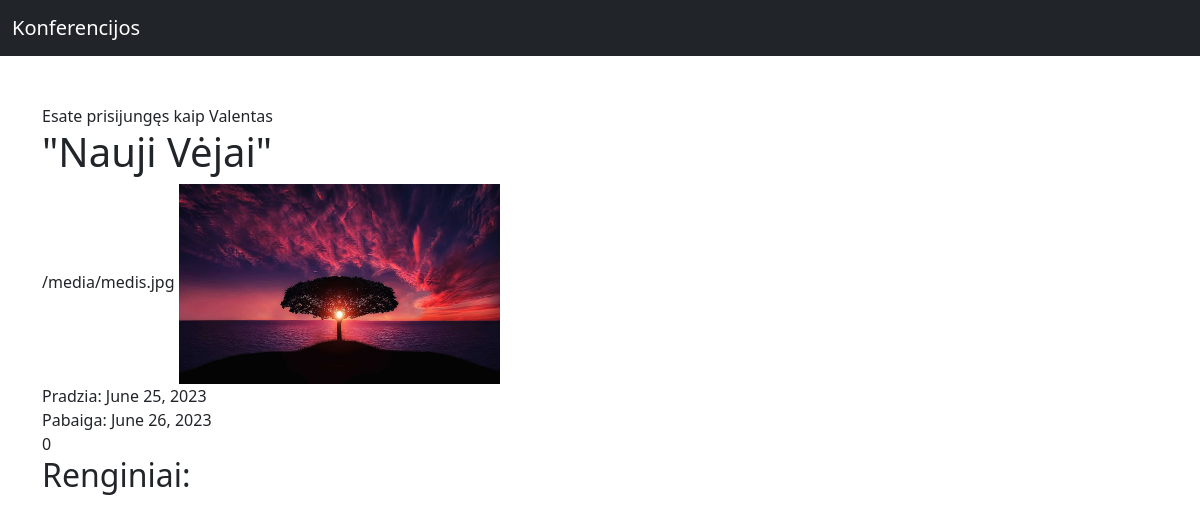
/Konferencija/4/ (signed in), run on the app's committed database.
### Konferencija/models.py (models this page shows, shortened)
class Konferencija(models.Model):
    start_date = models.DateField()
    end_date = models.DateField()
    title = models.CharField(max_length=100)
    picture = models.ImageField( null = True)
    created_at = models.DateTimeField(auto_now_add=True)
    updated_at = models.DateTimeField(auto_now=True) # Kiekvieną kartą atnaujinus bet kurį modelį rodys dabartinę datą.

### Konferencija/views.py (the view)
# urls.py: path("<int:pk>/", KonferencijaDetailView.as_view(), name = "conference-detail"),
class KonferencijaDetailView(DetailView): # # DetailView yra Django biblioteka - klasė kuri viską už mus padaro
    model = Konferencija

### Konferencija/Templates/Konferencija/Konferencija_detail.html (shortened to what this page needs)
{% extends "base.html" %}
{% block "content" %}
    <h1>{{ object.title }}</h1>
    {{ object.picture.url }}
    {% if object.picture %}
        <img src="{{ object.picture.url }}" height="200px">
    {% endif %}
    <div>Pradzia: {{ object.start_date }}</div>
    <div>Pabaiga: {{ object.end_date }}</div>
    {{ object.like_set.count }}
    <h2>Renginiai:</h2>
{% endblock %}

### templates/Base.html (shortened to what this page needs)
<html>
<head>
    <link href="https://cdn.jsdelivr.net/npm/bootstrap@5.2.3/dist/css/bootstrap.min.css" rel="stylesheet">
</head>
<body>
    <nav class="navbar navbar-dark bg-dark">
      <div class="container-fluid">
        <a class="navbar-brand" href="#">Konferencijos</a>
      </div>
    </nav>
    <div class="container py-5">
        {% if user.is_authenticated %}
        Esate prisijungęs kaip {{ user.username }}
        {% else %}
            <a href="{% url 'login' %}">Prisijunkite</a>
        {% endif %}
        {% block "content" %}
        {% endblock %}
    </div>
</body>
</html>

### data on the page
Konferencija: title "\"Nauji Vėjai\"", picture "/media/medis.jpg", picture (picture), start_date "June 25, 2023", end_date "June 26, 2023", like_set.count "0"

### other printed values
{{ user.username }} "Valentas"
